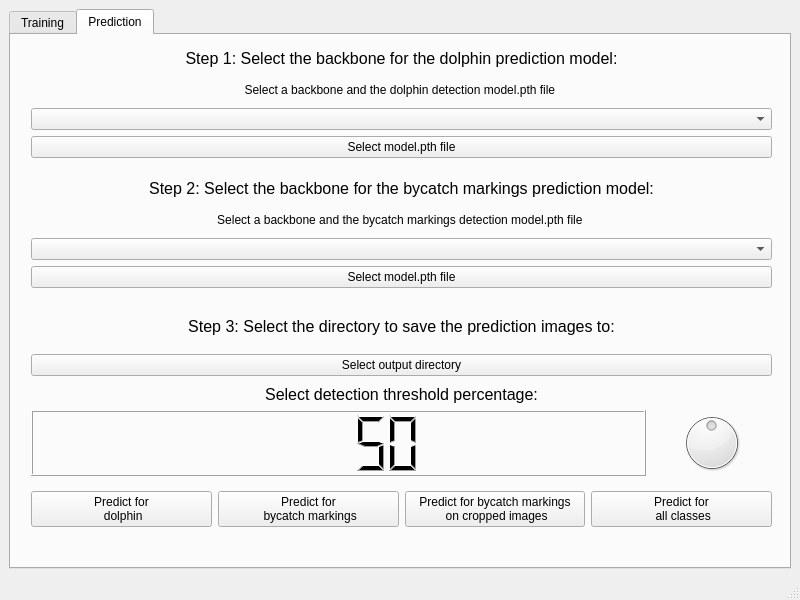
<?xml version="1.0" encoding="UTF-8"?>
<ui version="4.0">
 <class>MainWindow</class>
 <widget class="QMainWindow" name="MainWindow">
  <property name="geometry">
   <rect>
    <x>0</x>
    <y>0</y>
    <width>800</width>
    <height>600</height>
   </rect>
  </property>
  <property name="windowTitle">
   <string>Bycatch Detection App</string>
  </property>
  <widget class="QWidget" name="centralwidget">
   <layout class="QVBoxLayout" name="verticalLayout_2">
    <item>
     <widget class="QTabWidget" name="tabWidget">
      <property name="currentIndex">
       <number>1</number>
      </property>
      <widget class="QWidget" name="tab">
       <attribute name="title">
        <string>Training</string>
       </attribute>
       <widget class="QWidget" name="verticalLayoutWidget">
        <property name="geometry">
         <rect>
          <x>20</x>
          <y>10</y>
          <width>741</width>
          <height>113</height>
         </rect>
        </property>
        <layout class="QVBoxLayout" name="verticalLayout">
         <item>
          <widget class="QLabel" name="label">
           <property name="font">
            <font>
             <pointsize>12</pointsize>
            </font>
           </property>
           <property name="text">
            <string>Step 1: Select the backbone for the Faster R-CNN model:</string>
           </property>
           <property name="alignment">
            <set>Qt::AlignCenter</set>
           </property>
          </widget>
         </item>
         <item>
          <widget class="QLabel" name="backboneLabel">
           <property name="text">
            <string>Select a backbone and a model.pth file if using pre-trained model</string>
           </property>
           <property name="alignment">
            <set>Qt::AlignCenter</set>
           </property>
          </widget>
         </item>
         <item>
          <widget class="QComboBox" name="backboneSelect">
           <property name="currentText">
            <string/>
           </property>
          </widget>
         </item>
         <item>
          <widget class="QPushButton" name="modelSelect">
           <property name="text">
            <string>Select model.pth file</string>
           </property>
          </widget>
         </item>
        </layout>
       </widget>
       <widget class="QWidget" name="verticalLayoutWidget_2">
        <property name="geometry">
         <rect>
          <x>20</x>
          <y>160</y>
          <width>741</width>
          <height>91</height>
         </rect>
        </property>
        <layout class="QVBoxLayout" name="verticalLayout_3">
         <item>
          <widget class="QLabel" name="label_4">
           <property name="font">
            <font>
             <pointsize>12</pointsize>
            </font>
           </property>
           <property name="text">
            <string>Step 2: Select the directory for the training images and labels:</string>
           </property>
           <property name="alignment">
            <set>Qt::AlignCenter</set>
           </property>
          </widget>
         </item>
         <item>
          <widget class="QPushButton" name="imageSelect">
           <property name="text">
            <string>Select image directory</string>
           </property>
          </widget>
         </item>
         <item>
          <widget class="QPushButton" name="labelSelect">
           <property name="text">
            <string>Select labels directory</string>
           </property>
          </widget>
         </item>
        </layout>
       </widget>
       <widget class="QWidget" name="verticalLayoutWidget_3">
        <property name="geometry">
         <rect>
          <x>20</x>
          <y>290</y>
          <width>381</width>
          <height>71</height>
         </rect>
        </property>
        <layout class="QVBoxLayout" name="verticalLayout_4">
         <item>
          <widget class="QLabel" name="epochLabel">
           <property name="font">
            <font>
             <pointsize>13</pointsize>
            </font>
           </property>
           <property name="text">
            <string>Select the number of epochs to train for:</string>
           </property>
          </widget>
         </item>
         <item>
          <layout class="QGridLayout" name="gridLayout_3" columnstretch="1,0" columnminimumwidth="0,0">
           <item row="0" column="1">
            <widget class="QSpinBox" name="epochSpinBox">
             <property name="minimum">
              <number>1</number>
             </property>
             <property name="maximum">
              <number>10000</number>
             </property>
             <property name="value">
              <number>300</number>
             </property>
            </widget>
           </item>
           <item row="0" column="0">
            <widget class="QSlider" name="epochSlider">
             <property name="sizePolicy">
              <sizepolicy hsizetype="Expanding" vsizetype="Fixed">
               <horstretch>0</horstretch>
               <verstretch>0</verstretch>
              </sizepolicy>
             </property>
             <property name="minimum">
              <number>1</number>
             </property>
             <property name="maximum">
              <number>1000</number>
             </property>
             <property name="singleStep">
              <number>10</number>
             </property>
             <property name="sliderPosition">
              <number>300</number>
             </property>
             <property name="orientation">
              <enum>Qt::Horizontal</enum>
             </property>
            </widget>
           </item>
          </layout>
         </item>
        </layout>
       </widget>
       <widget class="QWidget" name="verticalLayoutWidget_4">
        <property name="geometry">
         <rect>
          <x>20</x>
          <y>370</y>
          <width>381</width>
          <height>71</height>
         </rect>
        </property>
        <layout class="QVBoxLayout" name="verticalLayout_5">
         <item>
          <widget class="QLabel" name="batchLabel">
           <property name="font">
            <font>
             <pointsize>13</pointsize>
            </font>
           </property>
           <property name="text">
            <string>Select batch size:</string>
           </property>
          </widget>
         </item>
         <item>
          <layout class="QGridLayout" name="gridLayout_2">
           <item row="0" column="0">
            <widget class="QSpinBox" name="batchSpinBox">
             <property name="alignment">
              <set>Qt::AlignCenter</set>
             </property>
             <property name="minimum">
              <number>1</number>
             </property>
             <property name="maximum">
              <number>1000</number>
             </property>
             <property name="value">
              <number>16</number>
             </property>
            </widget>
           </item>
          </layout>
         </item>
        </layout>
       </widget>
       <widget class="QWidget" name="verticalLayoutWidget_5">
        <property name="geometry">
         <rect>
          <x>410</x>
          <y>290</y>
          <width>351</width>
          <height>151</height>
         </rect>
        </property>
        <layout class="QVBoxLayout" name="verticalLayout_6">
         <item>
          <layout class="QVBoxLayout" name="verticalLayout_7">
           <item>
            <widget class="QLabel" name="label_2">
             <property name="text">
              <string>Resize images to:</string>
             </property>
             <property name="alignment">
              <set>Qt::AlignCenter</set>
             </property>
            </widget>
           </item>
           <item>
            <spacer name="verticalSpacer">
             <property name="orientation">
              <enum>Qt::Vertical</enum>
             </property>
             <property name="sizeType">
              <enum>QSizePolicy::Fixed</enum>
             </property>
             <property name="sizeHint" stdset="0">
              <size>
               <width>16</width>
               <height>12</height>
              </size>
             </property>
            </spacer>
           </item>
           <item>
            <widget class="QSpinBox" name="spinBox">
             <property name="alignment">
              <set>Qt::AlignCenter</set>
             </property>
             <property name="minimum">
              <number>240</number>
             </property>
             <property name="maximum">
              <number>3000</number>
             </property>
             <property name="singleStep">
              <number>20</number>
             </property>
             <property name="value">
              <number>720</number>
             </property>
            </widget>
           </item>
          </layout>
         </item>
         <item>
          <widget class="QLabel" name="label_5">
           <property name="text">
            <string>Select what classes to train for:</string>
           </property>
           <property name="alignment">
            <set>Qt::AlignCenter</set>
           </property>
          </widget>
         </item>
         <item>
          <widget class="QComboBox" name="trainForSelect">
           <property name="sizeAdjustPolicy">
            <enum>QComboBox::AdjustToContentsOnFirstShow</enum>
           </property>
           <property name="minimumContentsLength">
            <number>0</number>
           </property>
           <property name="placeholderText">
            <string/>
           </property>
           <item>
            <property name="text">
             <string>dolphin</string>
            </property>
           </item>
           <item>
            <property name="text">
             <string>markings</string>
            </property>
           </item>
           <item>
            <property name="text">
             <string>all</string>
            </property>
           </item>
          </widget>
         </item>
        </layout>
       </widget>
       <widget class="QPushButton" name="trainButton">
        <property name="geometry">
         <rect>
          <x>360</x>
          <y>470</y>
          <width>80</width>
          <height>26</height>
         </rect>
        </property>
        <property name="text">
         <string>Train Model!</string>
        </property>
       </widget>
      </widget>
      <widget class="QWidget" name="tab_2">
       <attribute name="title">
        <string>Prediction</string>
       </attribute>
       <widget class="QWidget" name="verticalLayoutWidget_6">
        <property name="geometry">
         <rect>
          <x>20</x>
          <y>10</y>
          <width>741</width>
          <height>113</height>
         </rect>
        </property>
        <layout class="QVBoxLayout" name="verticalLayout_8">
         <item>
          <widget class="QLabel" name="label_3">
           <property name="font">
            <font>
             <pointsize>12</pointsize>
            </font>
           </property>
           <property name="text">
            <string>Step 1: Select the backbone for the dolphin prediction model:</string>
           </property>
           <property name="alignment">
            <set>Qt::AlignCenter</set>
           </property>
          </widget>
         </item>
         <item>
          <widget class="QLabel" name="backboneLabel_2">
           <property name="text">
            <string>Select a backbone and the dolphin detection model.pth file </string>
           </property>
           <property name="alignment">
            <set>Qt::AlignCenter</set>
           </property>
          </widget>
         </item>
         <item>
          <widget class="QComboBox" name="backboneSelect_2">
           <property name="currentText">
            <string/>
           </property>
          </widget>
         </item>
         <item>
          <widget class="QPushButton" name="modelSelect_2">
           <property name="text">
            <string>Select model.pth file</string>
           </property>
          </widget>
         </item>
        </layout>
       </widget>
       <widget class="QWidget" name="verticalLayoutWidget_7">
        <property name="geometry">
         <rect>
          <x>20</x>
          <y>140</y>
          <width>741</width>
          <height>113</height>
         </rect>
        </property>
        <layout class="QVBoxLayout" name="verticalLayout_9">
         <item>
          <widget class="QLabel" name="label_6">
           <property name="font">
            <font>
             <pointsize>12</pointsize>
            </font>
           </property>
           <property name="text">
            <string>Step 2: Select the backbone for the bycatch markings prediction model:</string>
           </property>
           <property name="alignment">
            <set>Qt::AlignCenter</set>
           </property>
          </widget>
         </item>
         <item>
          <widget class="QLabel" name="backboneLabel_3">
           <property name="text">
            <string>Select a backbone and the bycatch markings detection model.pth file </string>
           </property>
           <property name="alignment">
            <set>Qt::AlignCenter</set>
           </property>
          </widget>
         </item>
         <item>
          <widget class="QComboBox" name="backboneSelect_3">
           <property name="currentText">
            <string/>
           </property>
          </widget>
         </item>
         <item>
          <widget class="QPushButton" name="modelSelect_3">
           <property name="text">
            <string>Select model.pth file</string>
           </property>
          </widget>
         </item>
        </layout>
       </widget>
       <widget class="QWidget" name="verticalLayoutWidget_8">
        <property name="geometry">
         <rect>
          <x>20</x>
          <y>270</y>
          <width>741</width>
          <height>71</height>
         </rect>
        </property>
        <layout class="QVBoxLayout" name="verticalLayout_10">
         <item>
          <widget class="QLabel" name="label_7">
           <property name="font">
            <font>
             <pointsize>12</pointsize>
            </font>
           </property>
           <property name="text">
            <string>Step 3: Select the directory to save the prediction images to:</string>
           </property>
           <property name="alignment">
            <set>Qt::AlignCenter</set>
           </property>
          </widget>
         </item>
         <item>
          <widget class="QPushButton" name="outputSelect">
           <property name="text">
            <string>Select output directory</string>
           </property>
          </widget>
         </item>
        </layout>
       </widget>
       <widget class="QWidget" name="horizontalLayoutWidget">
        <property name="geometry">
         <rect>
          <x>20</x>
          <y>449</y>
          <width>741</width>
          <height>51</height>
         </rect>
        </property>
        <layout class="QHBoxLayout" name="horizontalLayout">
         <item>
          <widget class="QPushButton" name="dolphinPredButton">
           <property name="text">
            <string>Predict for
 dolphin</string>
           </property>
          </widget>
         </item>
         <item>
          <widget class="QPushButton" name="markingsPredButton">
           <property name="text">
            <string>Predict for
 bycatch markings</string>
           </property>
          </widget>
         </item>
         <item>
          <widget class="QPushButton" name="cropPredButton">
           <property name="text">
            <string>Predict for bycatch markings
 on cropped images</string>
           </property>
          </widget>
         </item>
         <item>
          <widget class="QPushButton" name="allPredButton">
           <property name="text">
            <string>Predict for 
 all classes</string>
           </property>
          </widget>
         </item>
        </layout>
       </widget>
       <widget class="QWidget" name="verticalLayoutWidget_9">
        <property name="geometry">
         <rect>
          <x>20</x>
          <y>350</y>
          <width>741</width>
          <height>91</height>
         </rect>
        </property>
        <layout class="QVBoxLayout" name="verticalLayout_11">
         <item>
          <widget class="QLabel" name="label_8">
           <property name="font">
            <font>
             <pointsize>12</pointsize>
            </font>
           </property>
           <property name="text">
            <string>Select detection threshold percentage:</string>
           </property>
           <property name="alignment">
            <set>Qt::AlignCenter</set>
           </property>
          </widget>
         </item>
         <item>
          <layout class="QHBoxLayout" name="horizontalLayout_2">
           <item>
            <widget class="QLCDNumber" name="thresholdLCD">
             <property name="value" stdset="0">
              <double>50.000000000000000</double>
             </property>
             <property name="intValue" stdset="0">
              <number>50</number>
             </property>
            </widget>
           </item>
           <item>
            <widget class="QDial" name="thresholdDial">
             <property name="maximumSize">
              <size>
               <width>120</width>
               <height>16777215</height>
              </size>
             </property>
             <property name="minimum">
              <number>1</number>
             </property>
             <property name="maximum">
              <number>100</number>
             </property>
             <property name="singleStep">
              <number>0</number>
             </property>
             <property name="pageStep">
              <number>10</number>
             </property>
             <property name="value">
              <number>50</number>
             </property>
             <property name="orientation">
              <enum>Qt::Horizontal</enum>
             </property>
             <property name="invertedAppearance">
              <bool>false</bool>
             </property>
             <property name="invertedControls">
              <bool>false</bool>
             </property>
             <property name="wrapping">
              <bool>false</bool>
             </property>
             <property name="notchesVisible">
              <bool>true</bool>
             </property>
            </widget>
           </item>
          </layout>
         </item>
        </layout>
       </widget>
      </widget>
     </widget>
    </item>
   </layout>
  </widget>
  <widget class="QMenuBar" name="menubar">
   <property name="geometry">
    <rect>
     <x>0</x>
     <y>0</y>
     <width>800</width>
     <height>23</height>
    </rect>
   </property>
  </widget>
  <widget class="QStatusBar" name="statusbar"/>
  <action name="actionedit">
   <property name="text">
    <string>edit</string>
   </property>
  </action>
  <action name="actionNew">
   <property name="text">
    <string>New</string>
   </property>
   <property name="statusTip">
    <string>Create new file</string>
   </property>
   <property name="shortcut">
    <string>Ctrl+N</string>
   </property>
  </action>
  <action name="actionSave">
   <property name="text">
    <string>Save</string>
   </property>
   <property name="statusTip">
    <string>Save a file</string>
   </property>
   <property name="shortcut">
    <string>Ctrl+S</string>
   </property>
  </action>
  <action name="actionCopy">
   <property name="text">
    <string>Copy</string>
   </property>
   <property name="statusTip">
    <string>Copy file</string>
   </property>
   <property name="shortcut">
    <string>Ctrl+C</string>
   </property>
  </action>
  <action name="actionPaste">
   <property name="text">
    <string>Paste</string>
   </property>
   <property name="statusTip">
    <string>Paste file</string>
   </property>
   <property name="shortcut">
    <string/>
   </property>
  </action>
 </widget>
 <resources/>
 <connections>
  <connection>
   <sender>epochSlider</sender>
   <signal>valueChanged(int)</signal>
   <receiver>epochSpinBox</receiver>
   <slot>setValue(int)</slot>
   <hints>
    <hint type="sourcelabel">
     <x>185</x>
     <y>315</y>
    </hint>
    <hint type="destinationlabel">
     <x>376</x>
     <y>315</y>
    </hint>
   </hints>
  </connection>
  <connection>
   <sender>epochSpinBox</sender>
   <signal>valueChanged(int)</signal>
   <receiver>epochSlider</receiver>
   <slot>setValue(int)</slot>
   <hints>
    <hint type="sourcelabel">
     <x>376</x>
     <y>315</y>
    </hint>
    <hint type="destinationlabel">
     <x>185</x>
     <y>315</y>
    </hint>
   </hints>
  </connection>
  <connection>
   <sender>thresholdDial</sender>
   <signal>valueChanged(int)</signal>
   <receiver>thresholdLCD</receiver>
   <slot>display(int)</slot>
   <hints>
    <hint type="sourcelabel">
     <x>587</x>
     <y>471</y>
    </hint>
    <hint type="destinationlabel">
     <x>215</x>
     <y>471</y>
    </hint>
   </hints>
  </connection>
 </connections>
</ui>
